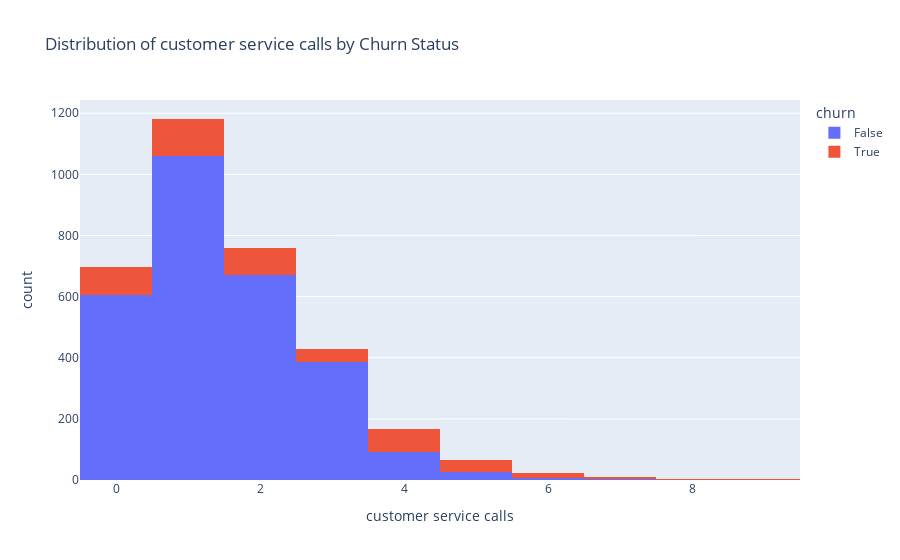

The notebook cell this image was saved under:
### Code cell
# distribution of customer service calls and churn
fig = px.histogram(data, x="customer service calls", color="churn",
                   title="Distribution of customer service calls by Churn Status")
fig.show()

### Figure 1 — Plotly figure (JSON) as saved in the notebook; plotly's stock layout.template omitted (floating-point values rounded to 4 significant figures; data arrays with more than 128 entries replaced by an {"elided": "..."} marker saying what was removed)
{"data": [{"alignmentgroup": "True", "bingroup": "x", "hovertemplate": "churn=False<br>customer service calls=%{x}<br>count=%{y}<extra></extra>", "legendgroup": "False", "marker": {"color": "#636efa", "pattern": {"shape": ""}}, "name": "False", "offsetgroup": "False", "orientation": "v", "showlegend": true, "type": "histogram", "x": {"elided": "2850 int values"}, "xaxis": "x", "yaxis": "y"}, {"alignmentgroup": "True", "bingroup": "x", "hovertemplate": "churn=True<br>customer service calls=%{x}<br>count=%{y}<extra></extra>", "legendgroup": "True", "marker": {"color": "#EF553B", "pattern": {"shape": ""}}, "name": "True", "offsetgroup": "True", "orientation": "v", "showlegend": true, "type": "histogram", "x": {"elided": "483 int values"}, "xaxis": "x", "yaxis": "y"}], "layout": {"barmode": "relative", "legend": {"title": {"text": "churn"}, "tracegroupgap": 0}, "title": {"text": "Distribution of customer service calls by Churn Status"}, "xaxis": {"anchor": "y", "domain": [0, 1], "title": {"text": "customer service calls"}}, "yaxis": {"anchor": "x", "domain": [0, 1], "title": {"text": "count"}}}}
